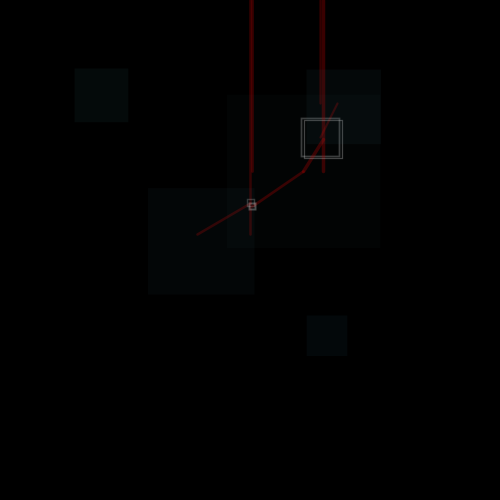
Frame 1 (no input)
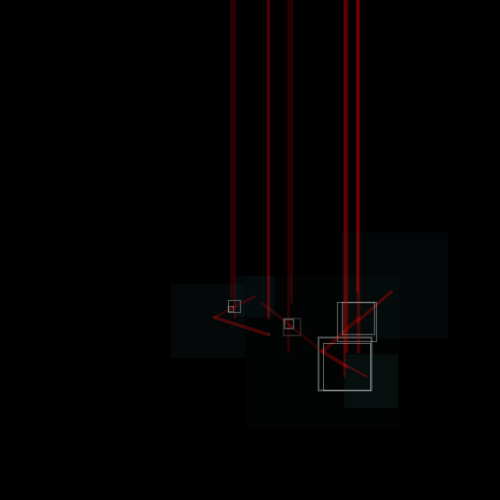
Frame 60 (the mouse pressed at the canvas centre just before this capture)
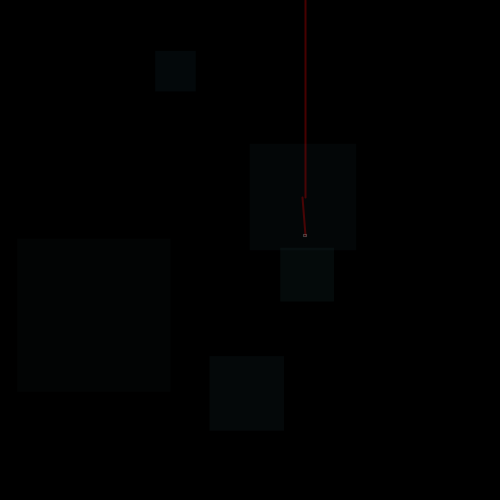
Frame 120 (the mouse held since frame 60 and released just before this capture)

The Processing sketch that drew these frames (run headless with seeded random() and noise(); from frame 60 on, the mouse is pressed at the canvas centre):

// Processing sketch: processing_126542
// ── processing_126542.pde

//Assignment_6_Fall_Falling_Fallen
//N76014087 TePangChiang
//Falling lines combine together

int _num = 5;
Square[] _SquareArr = {
};

void setup() {
  size(500, 500);
  smooth();
  strokeWeight(2);
  fill(150, 50);
  drawSquare();
}

void draw() {
  background(0);
  for (int i=0; i<_SquareArr.length; i++) {
    Square thisSquare = _SquareArr[i];
    thisSquare.updateMe();
  }
}

void mouseReleased() {
  drawSquare();
}

void drawSquare() {
  for (int i=0; i<_num; i++) {
    Square thisSquare = new Square();
    thisSquare.drawMe();
    _SquareArr =(Square[])append(_SquareArr, 
    thisSquare);
  }
}

class Square {
  float x, y;
  float Length;
  color linecol, fillcol;
  float alph;
  float xmove, ymove;

  Square() {
    x = random(80, width-80);
    y = random(80, height-80);
    Length = random(70) + 10;
    linecol = color(random(255), random(255), random(255));
    fillcol = color(random(35, 50), random(80, 100), random(90, 115));
    alph = random(10, 30);
    xmove = random(8, 12)-5;
    ymove = random(8, 12)-5;
  }
  void drawMe() {
    rectMode(CENTER);
    noStroke();
    fill(fillcol, alph);
    rect(x, y, Length*2, Length*2);
    stroke(linecol, 150);
    noFill();
    //ellipse(x, y, 10, 10);
  }
  void updateMe() {
    x += xmove;
    y += ymove;
    if (x > (width-Length)) { 
      xmove = -xmove;
    }
    if (x < (Length)) { 
      xmove = -xmove;
    }
    if (y > (height-Length)) { 
      ymove = -ymove;
    }
    if (y < (Length)) { 
      ymove = -ymove;
    }
    boolean touching = false;
    for (int i=0; i<_SquareArr.length; i++) {
      Square otherSquare = _SquareArr[i];
      if (otherSquare != this) {
        float dis = dist(x, y, otherSquare.x, otherSquare.y);
        float overlap = dis - Length - otherSquare.Length;
        if (overlap < 0) {
          float midx, midy;
          midx = (x + otherSquare.x)/2;
          midy = (y + otherSquare.y)/2;
          stroke(random(150, 250), 0, 0, random(50, 100));
          strokeWeight(random(2,4));
          line(midx, 0, midx, otherSquare.y);
          line(midx, midy, otherSquare.x, otherSquare.y);
          overlap *= -1;
          stroke(random(150, 250), random(50, 100));
          strokeWeight(random(1,2));
          noFill();
          rect(midx, midy, overlap, overlap);
        }
      }
    }
    drawMe();
  }
}
